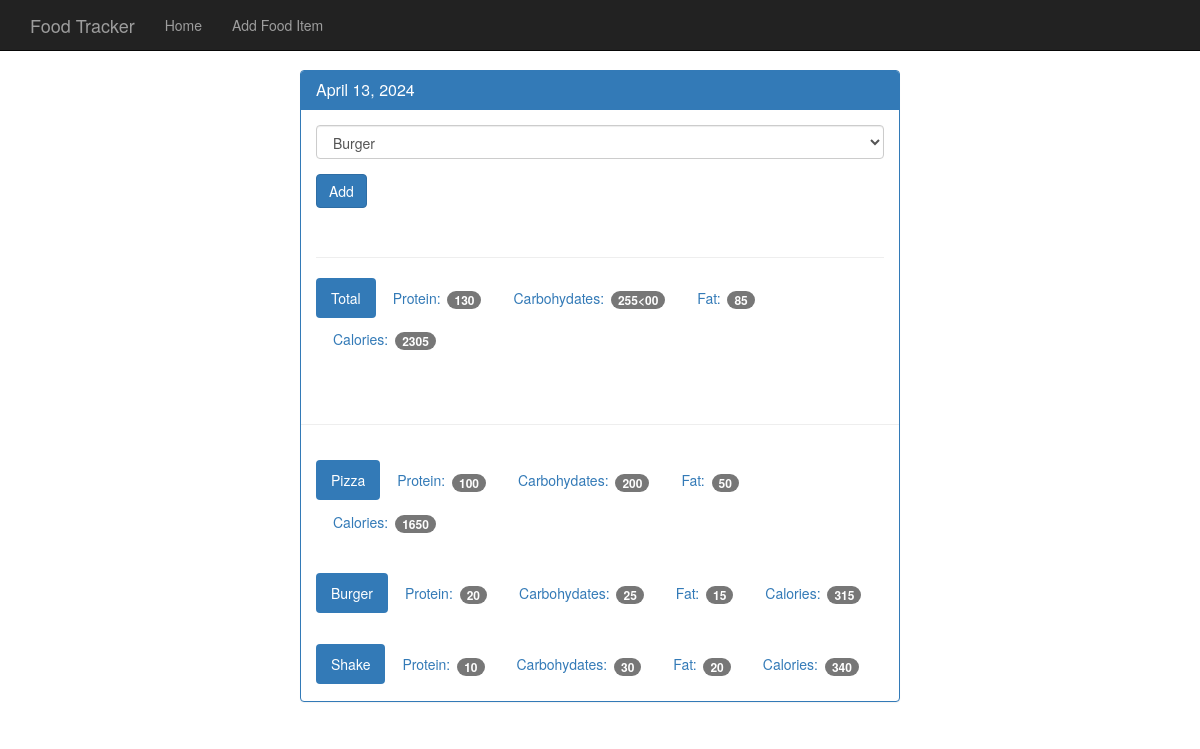
The page /view/20240413 on the database its author committed.
### tables this page shows
CREATE TABLE food (
    id integer primary key autoincrement,
    name text not null,
    protein integer not null,
    carbohydrates integer not null,
    fat integer not null,
    calories integer not null
);

### app.py (the view, shortened to what this page needs)
@app.route("/view/<date>", methods=["POST", "GET"])  # date is going to be 20180520
def view(date):
    db = get_db()
    cur = db.execute("select id, entry_date from log_date where entry_date = ?", [date])
    date_result = cur.fetchone()
    d = datetime.strptime(str(date_result["entry_date"]), "%Y%m%d")
    pretty_date = datetime.strftime(d, "%B %d, %Y")
    food_cur = db.execute("select id, name from food")
    food_results = food_cur.fetchall()
    log_cur = db.execute(
        """select food.name, food.protein, food.carbohydrates, food.fat, food.calories
                         from log_date join food_date on food_date.log_date_id=log_date.id join food on
                         food.id=food_date.food_id where entry_date = ?""",
        [date],
    )
    log_results = log_cur.fetchall()
    totals = {}
    totals["protein"] = 0
    totals["carbohydrates"] = 0
    totals["fat"] = 0
    totals["calories"] = 0
    for food in log_results:
        totals["protein"] += food["protein"]
        totals["carbohydrates"] += food["carbohydrates"]
        totals["fat"] += food["fat"]
        totals["calories"] += food["calories"]
    return render_template(
        "day.html",
        entry_date=date_result["entry_date"],
        pretty_date=pretty_date,
        food_results=food_results,
        log_results=log_results,
        totals=totals,
    )

### database.py (called while the page is built)
def connect_db():
    sql = sqlite3.connect("food_log.db")
    sql.row_factory = sqlite3.Row
    return sql

def get_db():
    if not hasattr(g, "sqlite3_db"):
        g.sqlite_db = connect_db()
    return g.sqlite_db

### templates/day.html
{% extends "base.html" %}
{% block body %}
    <nav class="navbar navbar-inverse navbar-fixed-top">
      <div class="container">
        <div class="navbar-header">
          <a class="navbar-brand" href="#">Food Tracker</a>
        </div>
        <div id="navbar" class="navbar-collapse collapse">
          <ul class="nav navbar-nav">
            <li><a href={{ url_for('index') }}>Home</a></li>
            <li><a href={{ url_for('food') }}>Add Food Item</a></li>
          </ul>
        </div>
      </div>
    </nav>
    <div class="container theme-showcase col-sm-6 col-sm-offset-3" role="main">
      <div class="row">
        <div>
          <div class="panel panel-primary">
            <div class="panel-heading">
              <h3 class="panel-title">{{ pretty_date }}</h3>
            </div>
            <div class="panel-body">
              <form method="POST" action="{{ url_for('view', date=entry_date) }}">
                <div class="form-group">
                  <select class="form-control" name="food-select">
                    {% for food in food_results %}
                    <option value={{ food.id }}>{{ food.name }}</option>
                    {% endfor %}
                  </select>
                </div>
                <button type="submit" class="btn btn-primary">Add</button>
              </form>
              <div class="page-header"></div>
              <ul class="nav nav-pills" role="tablist">
                <li class="active"><a>Total</a></li>
                <li><a>Protein: <span class="badge">{{ totals.protein }}</span></a></li>
                <li><a>Carbohydates: <span class="badge">{{ totals.carbohydrates }}<00</span></a></li>
                <li><a>Fat: <span class="badge">{{ totals.fat }}</span></a></li>
                <li><a>Calories: <span class="badge">{{ totals.calories }}</span></a></li>
              </ul>
            </div>
            <div class="page-header"></div>
            {% for food in log_results %}
            <div class="panel-body">
              <ul class="nav nav-pills" role="tablist">
                <li class="active"><a>{{ food.name }}</a></li>
                <li><a>Protein: <span class="badge">{{ food.protein }}</span></a></li>
                <li><a>Carbohydates: <span class="badge">{{ food.carbohydrates }}</span></a></li>
                <li><a>Fat: <span class="badge">{{ food.fat }}</span></a></li>
                <li><a>Calories: <span class="badge">{{ food.calories }}</span></a></li>
              </ul>
            </div>
            {% endfor %}
          </div>
        </div>
      </div>
    </div>
  {% endblock %}

### static/theme.css (style rules this page uses)
body { padding-top: 70px; padding-bottom: 30px; }

### rows shown on the page
food: name "Pizza", protein "100", carbohydrates "200", fat "50", calories "1650"
food: name "Burger", protein "20", carbohydrates "25", fat "15", calories "315"
food: name "Shake", protein "10", carbohydrates "30", fat "20", calories "340"

### other values the page prints
{{ pretty_date }} "April 13, 2024"
{{ totals.protein }} "130"
{{ totals.carbohydrates }} "255"
{{ totals.fat }} "85"
{{ totals.calories }} "2305"
form field food-select "Burger"
